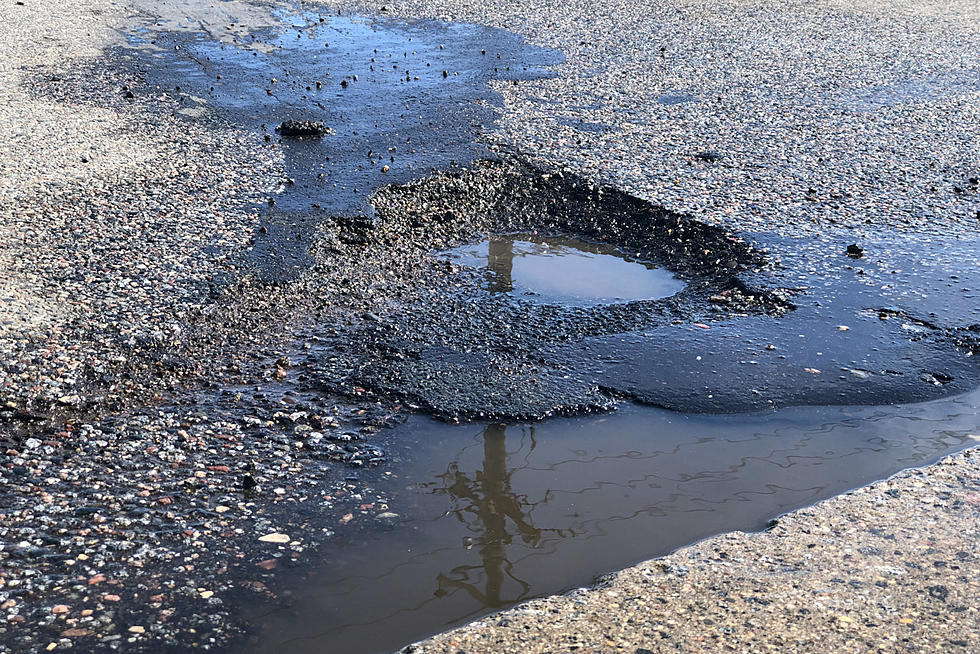
#> input picture dataset/potholes/1.jpg, 980 x 654 px; its folder holds 4 pictures in this run
$ python image_pothole.py
#> lines starting #> are read from the running program, lines starting #| are printed output that depends on the picture
import os
from PIL import Image

directory = './dataset/potholes/'
directory_new = './dataset/potholes_resized/'
for filename in os.listdir(directory):
    if filename.endswith(".jpg"):
        print(directory + filename)
        print('file found')
        image = Image.open(directory + filename).convert('RGB')
#> image is the input picture: PIL image 980x654 RGB; mean R, G, B 115.2, 120.9, 134
        print(image.format)
#| None
        print(image.mode)
#| RGB
        new_image = image.resize((200, 200))
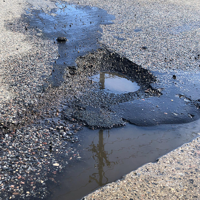
#> new_image: PIL image 200x200 RGB; mean R, G, B 115.2, 120.9, 133.9
        new_image.save(directory_new + filename)
        continue
    else:
        continue
#> pass 2 of the loop `for filename in os.listdir(directory):`:
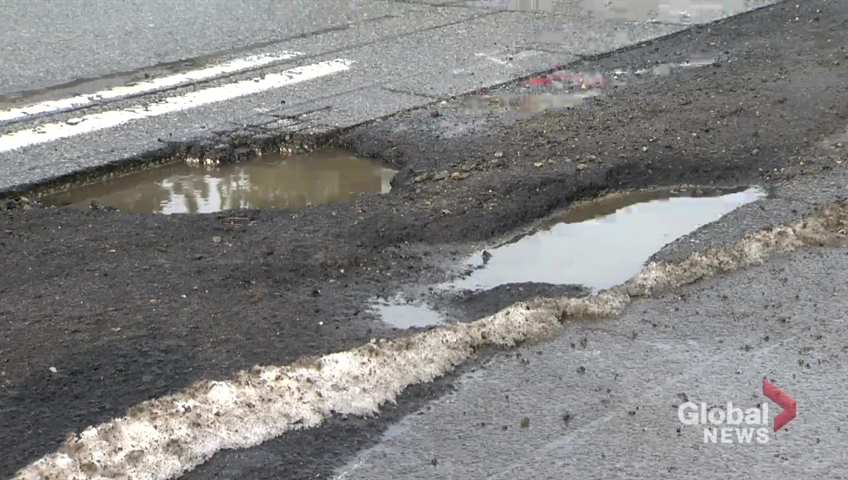
#> input picture dataset/potholes/100.jpg, 848 x 480 px
#> image is the input picture: PIL image 848x480 RGB; mean R, G, B 132.2, 131.6, 130.4
#| None
#| RGB
#> `new_image = image.resize((200, 200))`:
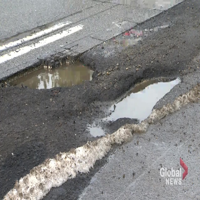
#> new_image: PIL image 200x200 RGB; mean R, G, B 132.1, 131.6, 130.4
#> pass 3 of the loop `for filename in os.listdir(directory):`:
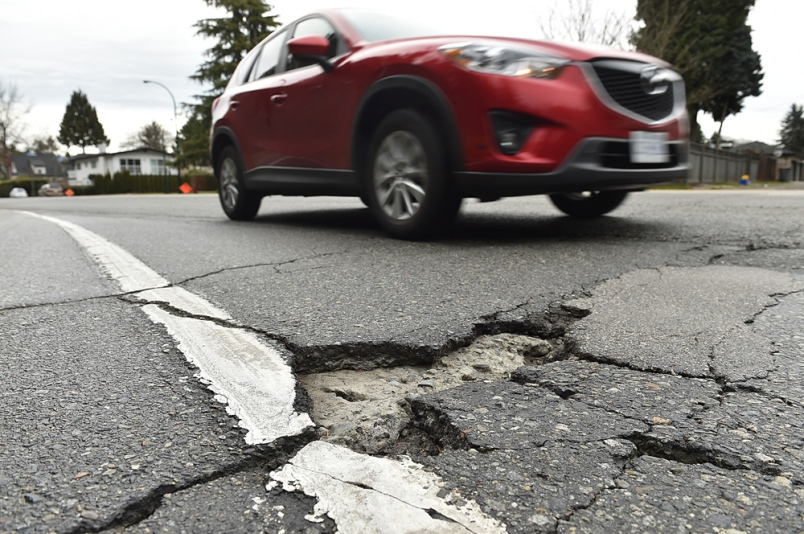
#> input picture dataset/potholes/104.jpg, 804 x 534 px
#> image is the input picture: PIL image 804x534 RGB; mean R, G, B 137.7, 133.5, 129.8
#| None
#| RGB
#> `new_image = image.resize((200, 200))`:
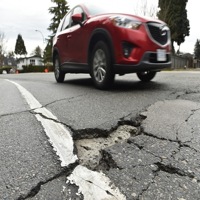
#> new_image: PIL image 200x200 RGB; mean R, G, B 137.7, 133.5, 129.8
#> the loop made 4 passes; the first 3 are shown
